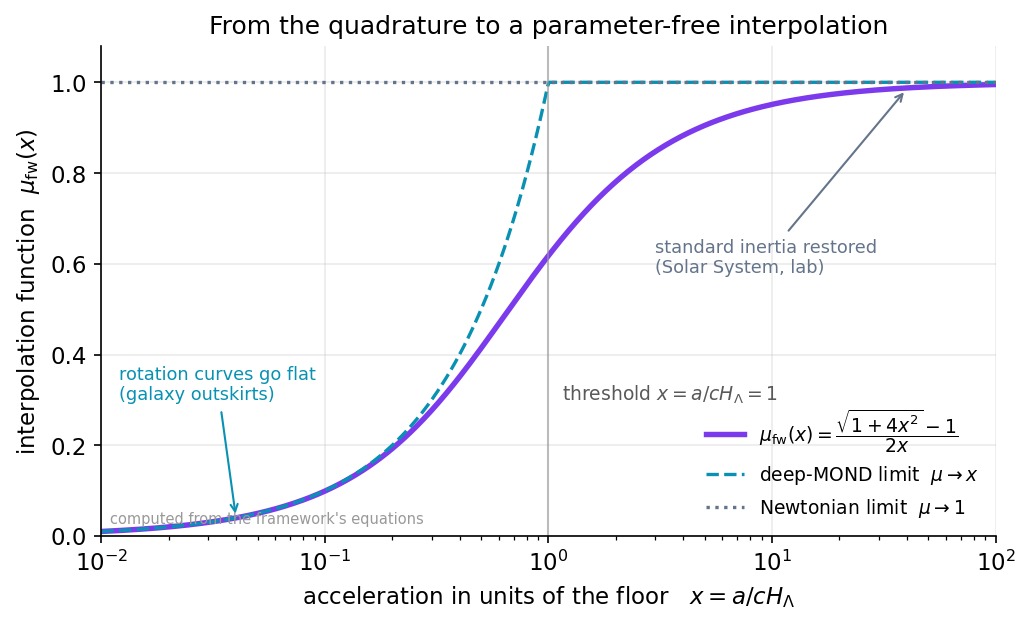

Source code (Python):
import numpy as np, matplotlib
matplotlib.use("Agg")
import matplotlib.pyplot as plt
plt.rcParams.update({"figure.dpi":150,"savefig.dpi":150,"font.size":11,
    "axes.grid":True,"grid.alpha":0.25,"axes.spines.top":False,"axes.spines.right":False,
    "axes.titlesize":12,"figure.facecolor":"white","axes.facecolor":"white"})
C_FW="#7c3aed"; C_NEWTON="#64748b"; C_MOND="#0891b2"; C_DATA="#dc2626"  # framework / Newton / MOND / data-or-obs

x = np.logspace(-2, 2, 600)
mu = (np.sqrt(1+4*x**2)-1)/(2*x)      # framework interpolation function mu_fw(x)

fig, ax = plt.subplots(figsize=(7,4.3))
ax.semilogx(x, mu, color=C_FW, lw=2.6, label=r"$\mu_{\rm fw}(x)=\dfrac{\sqrt{1+4x^2}-1}{2x}$")
ax.semilogx(x, np.minimum(x,1.0), color=C_MOND, ls="--", lw=1.6,
            label=r"deep-MOND limit  $\mu\to x$")
ax.axhline(1.0, color=C_NEWTON, ls=":", lw=1.6, label=r"Newtonian limit  $\mu\to 1$")
ax.axvline(1.0, color="0.6", lw=1.0, alpha=0.6)
ax.text(1.15, 0.30, r"threshold $x=a/cH_\Lambda=1$", fontsize=9, color="0.35")

ax.annotate("rotation curves go flat\n(galaxy outskirts)", xy=(0.04, 0.04),
            xytext=(0.012, 0.30), fontsize=8.5, color=C_MOND,
            arrowprops=dict(arrowstyle="->", color=C_MOND, lw=1.0))
ax.annotate("standard inertia restored\n(Solar System, lab)", xy=(40, 0.985),
            xytext=(3.0, 0.58), fontsize=8.5, color=C_NEWTON,
            arrowprops=dict(arrowstyle="->", color=C_NEWTON, lw=1.0))

ax.set_xlim(1e-2, 1e2); ax.set_ylim(0, 1.08)
ax.set_xlabel(r"acceleration in units of the floor   $x = a/cH_\Lambda$")
ax.set_ylabel(r"interpolation function  $\mu_{\rm fw}(x)$")
ax.set_title("From the quadrature to a parameter-free interpolation")
ax.legend(frameon=False, loc="lower right", fontsize=9)
ax.text(0.01,0.02,"computed from the framework's equations", transform=ax.transAxes,
        ha="left", va="bottom", fontsize=7, color="0.6")
fig.tight_layout(); fig.savefig("ch15_interpolation_mu_fw.png", bbox_inches="tight"); print("ok")
